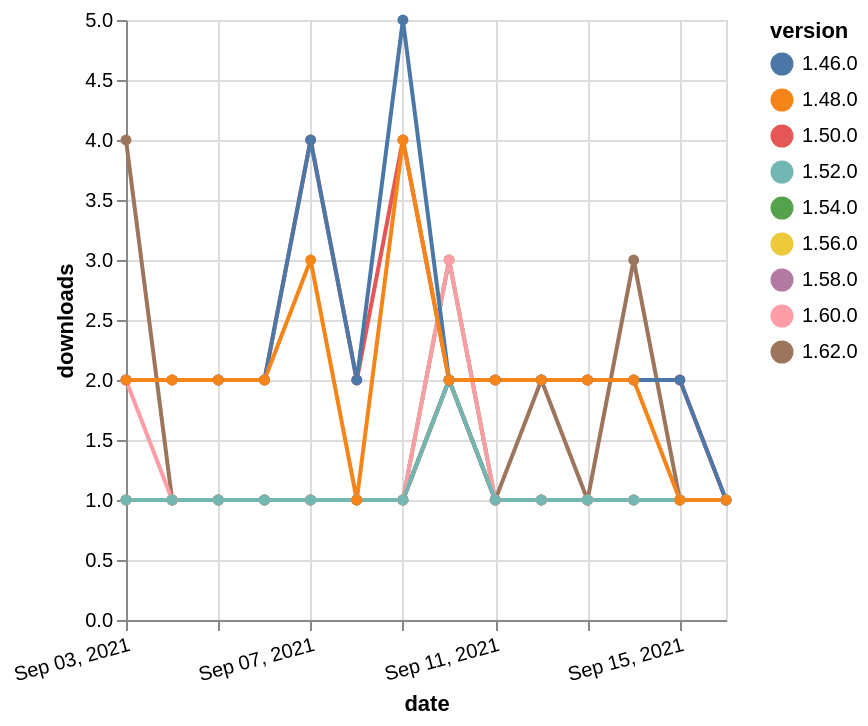

Here is the Vega-Lite specification saved for this chart:
### Vega-Lite specification from a JSON file in a GitHub repository (floating-point values rounded to 4 significant figures)
{"$schema": "https://vega.github.io/schema/vega-lite/v5.json", "description": "A simple bar chart with embedded data.", "data": {"values": [{"date": "2021-09-03", "total": 190, "delta": 1, "version": "1.56.0"}, {"date": "2021-09-04", "total": 191, "delta": 1, "version": "1.56.0"}, {"date": "2021-09-05", "total": 192, "delta": 1, "version": "1.56.0"}, {"date": "2021-09-06", "total": 193, "delta": 1, "version": "1.56.0"}, {"date": "2021-09-07", "total": 194, "delta": 1, "version": "1.56.0"}, {"date": "2021-09-08", "total": 195, "delta": 1, "version": "1.56.0"}, {"date": "2021-09-09", "total": 196, "delta": 1, "version": "1.56.0"}, {"date": "2021-09-10", "total": 198, "delta": 2, "version": "1.56.0"}, {"date": "2021-09-11", "total": 199, "delta": 1, "version": "1.56.0"}, {"date": "2021-09-12", "total": 200, "delta": 1, "version": "1.56.0"}, {"date": "2021-09-13", "total": 201, "delta": 1, "version": "1.56.0"}, {"date": "2021-09-14", "total": 202, "delta": 1, "version": "1.56.0"}, {"date": "2021-09-15", "total": 203, "delta": 1, "version": "1.56.0"}, {"date": "2021-09-16", "total": 204, "delta": 1, "version": "1.56.0"}, {"date": "2021-09-03", "total": 336, "delta": 1, "version": "1.54.0"}, {"date": "2021-09-04", "total": 337, "delta": 1, "version": "1.54.0"}, {"date": "2021-09-05", "total": 338, "delta": 1, "version": "1.54.0"}, {"date": "2021-09-06", "total": 339, "delta": 1, "version": "1.54.0"}, {"date": "2021-09-07", "total": 340, "delta": 1, "version": "1.54.0"}, {"date": "2021-09-08", "total": 341, "delta": 1, "version": "1.54.0"}, {"date": "2021-09-09", "total": 342, "delta": 1, "version": "1.54.0"}, {"date": "2021-09-10", "total": 345, "delta": 3, "version": "1.54.0"}, {"date": "2021-09-11", "total": 346, "delta": 1, "version": "1.54.0"}, {"date": "2021-09-12", "total": 347, "delta": 1, "version": "1.54.0"}, {"date": "2021-09-13", "total": 348, "delta": 1, "version": "1.54.0"}, {"date": "2021-09-14", "total": 349, "delta": 1, "version": "1.54.0"}, {"date": "2021-09-15", "total": 350, "delta": 1, "version": "1.54.0"}, {"date": "2021-09-16", "total": 351, "delta": 1, "version": "1.54.0"}, {"date": "2021-09-03", "total": 168, "delta": 1, "version": "1.58.0"}, {"date": "2021-09-04", "total": 169, "delta": 1, "version": "1.58.0"}, {"date": "2021-09-05", "total": 170, "delta": 1, "version": "1.58.0"}, {"date": "2021-09-06", "total": 171, "delta": 1, "version": "1.58.0"}, {"date": "2021-09-07", "total": 172, "delta": 1, "version": "1.58.0"}, {"date": "2021-09-08", "total": 173, "delta": 1, "version": "1.58.0"}, {"date": "2021-09-09", "total": 174, "delta": 1, "version": "1.58.0"}, {"date": "2021-09-10", "total": 176, "delta": 2, "version": "1.58.0"}, {"date": "2021-09-11", "total": 177, "delta": 1, "version": "1.58.0"}, {"date": "2021-09-12", "total": 178, "delta": 1, "version": "1.58.0"}, {"date": "2021-09-13", "total": 179, "delta": 1, "version": "1.58.0"}, {"date": "2021-09-14", "total": 180, "delta": 1, "version": "1.58.0"}, {"date": "2021-09-15", "total": 181, "delta": 1, "version": "1.58.0"}, {"date": "2021-09-16", "total": 182, "delta": 1, "version": "1.58.0"}, {"date": "2021-09-03", "total": 2482, "delta": 2, "version": "1.50.0"}, {"date": "2021-09-04", "total": 2484, "delta": 2, "version": "1.50.0"}, {"date": "2021-09-05", "total": 2486, "delta": 2, "version": "1.50.0"}, {"date": "2021-09-06", "total": 2488, "delta": 2, "version": "1.50.0"}, {"date": "2021-09-07", "total": 2492, "delta": 4, "version": "1.50.0"}, {"date": "2021-09-08", "total": 2494, "delta": 2, "version": "1.50.0"}, {"date": "2021-09-09", "total": 2498, "delta": 4, "version": "1.50.0"}, {"date": "2021-09-10", "total": 2500, "delta": 2, "version": "1.50.0"}, {"date": "2021-09-11", "total": 2502, "delta": 2, "version": "1.50.0"}, {"date": "2021-09-12", "total": 2504, "delta": 2, "version": "1.50.0"}, {"date": "2021-09-13", "total": 2506, "delta": 2, "version": "1.50.0"}, {"date": "2021-09-14", "total": 2508, "delta": 2, "version": "1.50.0"}, {"date": "2021-09-15", "total": 2510, "delta": 2, "version": "1.50.0"}, {"date": "2021-09-16", "total": 2511, "delta": 1, "version": "1.50.0"}, {"date": "2021-09-03", "total": 123, "delta": 4, "version": "1.62.0"}, {"date": "2021-09-04", "total": 124, "delta": 1, "version": "1.62.0"}, {"date": "2021-09-05", "total": 125, "delta": 1, "version": "1.62.0"}, {"date": "2021-09-06", "total": 126, "delta": 1, "version": "1.62.0"}, {"date": "2021-09-07", "total": 127, "delta": 1, "version": "1.62.0"}, {"date": "2021-09-08", "total": 128, "delta": 1, "version": "1.62.0"}, {"date": "2021-09-09", "total": 129, "delta": 1, "version": "1.62.0"}, {"date": "2021-09-10", "total": 131, "delta": 2, "version": "1.62.0"}, {"date": "2021-09-11", "total": 132, "delta": 1, "version": "1.62.0"}, {"date": "2021-09-12", "total": 134, "delta": 2, "version": "1.62.0"}, {"date": "2021-09-13", "total": 135, "delta": 1, "version": "1.62.0"}, {"date": "2021-09-14", "total": 138, "delta": 3, "version": "1.62.0"}, {"date": "2021-09-15", "total": 139, "delta": 1, "version": "1.62.0"}, {"date": "2021-09-16", "total": 140, "delta": 1, "version": "1.62.0"}, {"date": "2021-09-03", "total": 182, "delta": 2, "version": "1.60.0"}, {"date": "2021-09-04", "total": 183, "delta": 1, "version": "1.60.0"}, {"date": "2021-09-05", "total": 184, "delta": 1, "version": "1.60.0"}, {"date": "2021-09-06", "total": 185, "delta": 1, "version": "1.60.0"}, {"date": "2021-09-07", "total": 186, "delta": 1, "version": "1.60.0"}, {"date": "2021-09-08", "total": 187, "delta": 1, "version": "1.60.0"}, {"date": "2021-09-09", "total": 188, "delta": 1, "version": "1.60.0"}, {"date": "2021-09-10", "total": 191, "delta": 3, "version": "1.60.0"}, {"date": "2021-09-11", "total": 192, "delta": 1, "version": "1.60.0"}, {"date": "2021-09-12", "total": 193, "delta": 1, "version": "1.60.0"}, {"date": "2021-09-13", "total": 194, "delta": 1, "version": "1.60.0"}, {"date": "2021-09-14", "total": 195, "delta": 1, "version": "1.60.0"}, {"date": "2021-09-15", "total": 196, "delta": 1, "version": "1.60.0"}, {"date": "2021-09-16", "total": 197, "delta": 1, "version": "1.60.0"}, {"date": "2021-09-03", "total": 3146, "delta": 2, "version": "1.46.0"}, {"date": "2021-09-04", "total": 3148, "delta": 2, "version": "1.46.0"}, {"date": "2021-09-05", "total": 3150, "delta": 2, "version": "1.46.0"}, {"date": "2021-09-06", "total": 3152, "delta": 2, "version": "1.46.0"}, {"date": "2021-09-07", "total": 3156, "delta": 4, "version": "1.46.0"}, {"date": "2021-09-08", "total": 3158, "delta": 2, "version": "1.46.0"}, {"date": "2021-09-09", "total": 3163, "delta": 5, "version": "1.46.0"}, {"date": "2021-09-10", "total": 3165, "delta": 2, "version": "1.46.0"}, {"date": "2021-09-11", "total": 3167, "delta": 2, "version": "1.46.0"}, {"date": "2021-09-12", "total": 3169, "delta": 2, "version": "1.46.0"}, {"date": "2021-09-13", "total": 3171, "delta": 2, "version": "1.46.0"}, {"date": "2021-09-14", "total": 3173, "delta": 2, "version": "1.46.0"}, {"date": "2021-09-15", "total": 3175, "delta": 2, "version": "1.46.0"}, {"date": "2021-09-16", "total": 3176, "delta": 1, "version": "1.46.0"}, {"date": "2021-09-03", "total": 249, "delta": 1, "version": "1.52.0"}, {"date": "2021-09-04", "total": 250, "delta": 1, "version": "1.52.0"}, {"date": "2021-09-05", "total": 251, "delta": 1, "version": "1.52.0"}, {"date": "2021-09-06", "total": 252, "delta": 1, "version": "1.52.0"}, {"date": "2021-09-07", "total": 253, "delta": 1, "version": "1.52.0"}, {"date": "2021-09-08", "total": 254, "delta": 1, "version": "1.52.0"}, {"date": "2021-09-09", "total": 255, "delta": 1, "version": "1.52.0"}, {"date": "2021-09-10", "total": 257, "delta": 2, "version": "1.52.0"}, {"date": "2021-09-11", "total": 258, "delta": 1, "version": "1.52.0"}, {"date": "2021-09-12", "total": 259, "delta": 1, "version": "1.52.0"}, {"date": "2021-09-13", "total": 260, "delta": 1, "version": "1.52.0"}, {"date": "2021-09-14", "total": 261, "delta": 1, "version": "1.52.0"}, {"date": "2021-09-15", "total": 262, "delta": 1, "version": "1.52.0"}, {"date": "2021-09-16", "total": 263, "delta": 1, "version": "1.52.0"}, {"date": "2021-09-03", "total": 2602, "delta": 2, "version": "1.48.0"}, {"date": "2021-09-04", "total": 2604, "delta": 2, "version": "1.48.0"}, {"date": "2021-09-05", "total": 2606, "delta": 2, "version": "1.48.0"}, {"date": "2021-09-06", "total": 2608, "delta": 2, "version": "1.48.0"}, {"date": "2021-09-07", "total": 2611, "delta": 3, "version": "1.48.0"}, {"date": "2021-09-08", "total": 2612, "delta": 1, "version": "1.48.0"}, {"date": "2021-09-09", "total": 2616, "delta": 4, "version": "1.48.0"}, {"date": "2021-09-10", "total": 2618, "delta": 2, "version": "1.48.0"}, {"date": "2021-09-11", "total": 2620, "delta": 2, "version": "1.48.0"}, {"date": "2021-09-12", "total": 2622, "delta": 2, "version": "1.48.0"}, {"date": "2021-09-13", "total": 2624, "delta": 2, "version": "1.48.0"}, {"date": "2021-09-14", "total": 2626, "delta": 2, "version": "1.48.0"}, {"date": "2021-09-15", "total": 2627, "delta": 1, "version": "1.48.0"}, {"date": "2021-09-16", "total": 2628, "delta": 1, "version": "1.48.0"}]}, "width": "container", "mark": {"type": "line", "point": {"filled": true}}, "encoding": {"x": {"field": "date", "type": "temporal", "timeUnit": "yearmonthdate", "title": "date", "axis": {"labelAngle": -15}}, "y": {"field": "delta", "type": "quantitative", "title": "downloads"}, "color": {"field": "version", "type": "nominal"}, "tooltip": {"field": "delta"}}}
